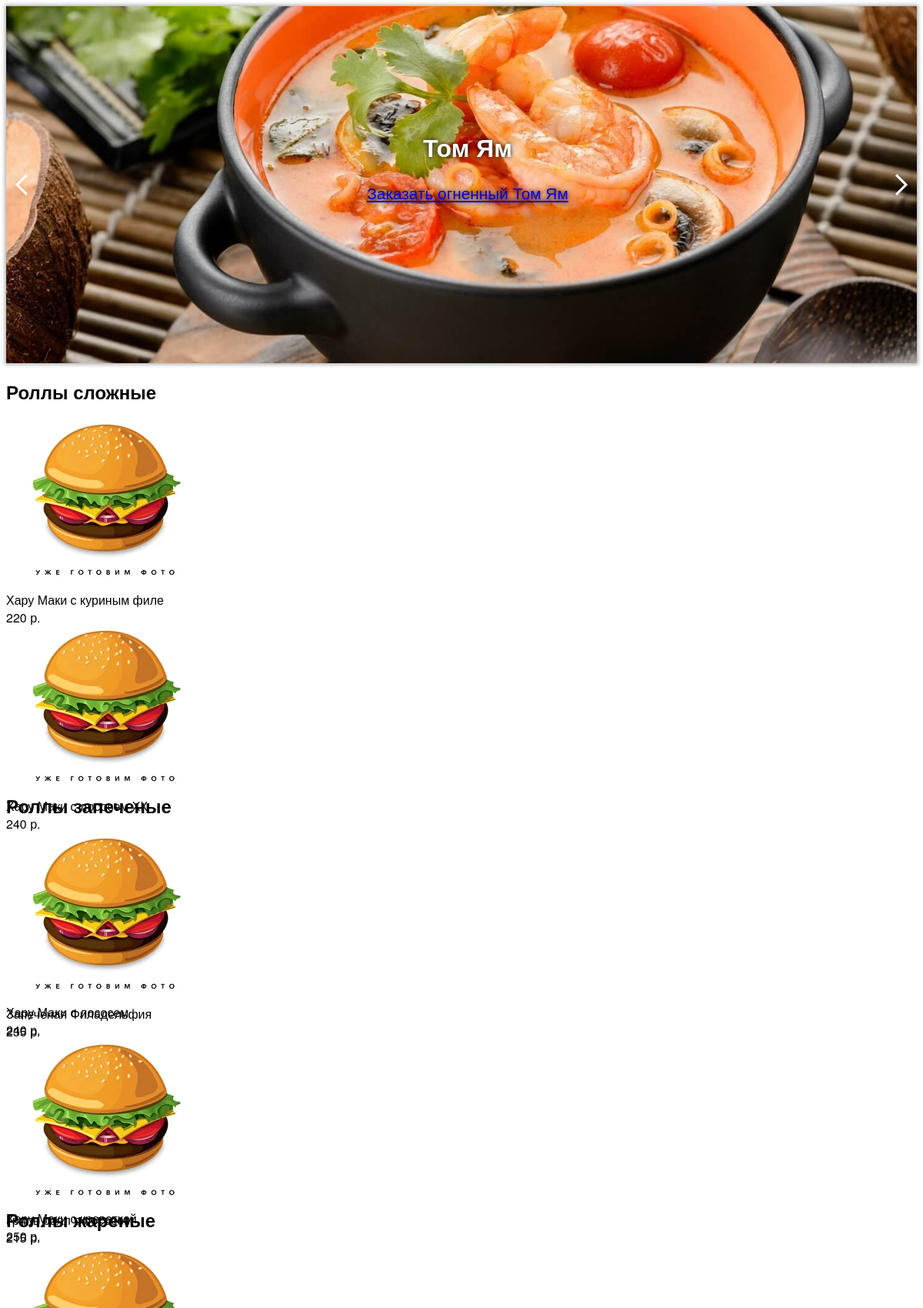
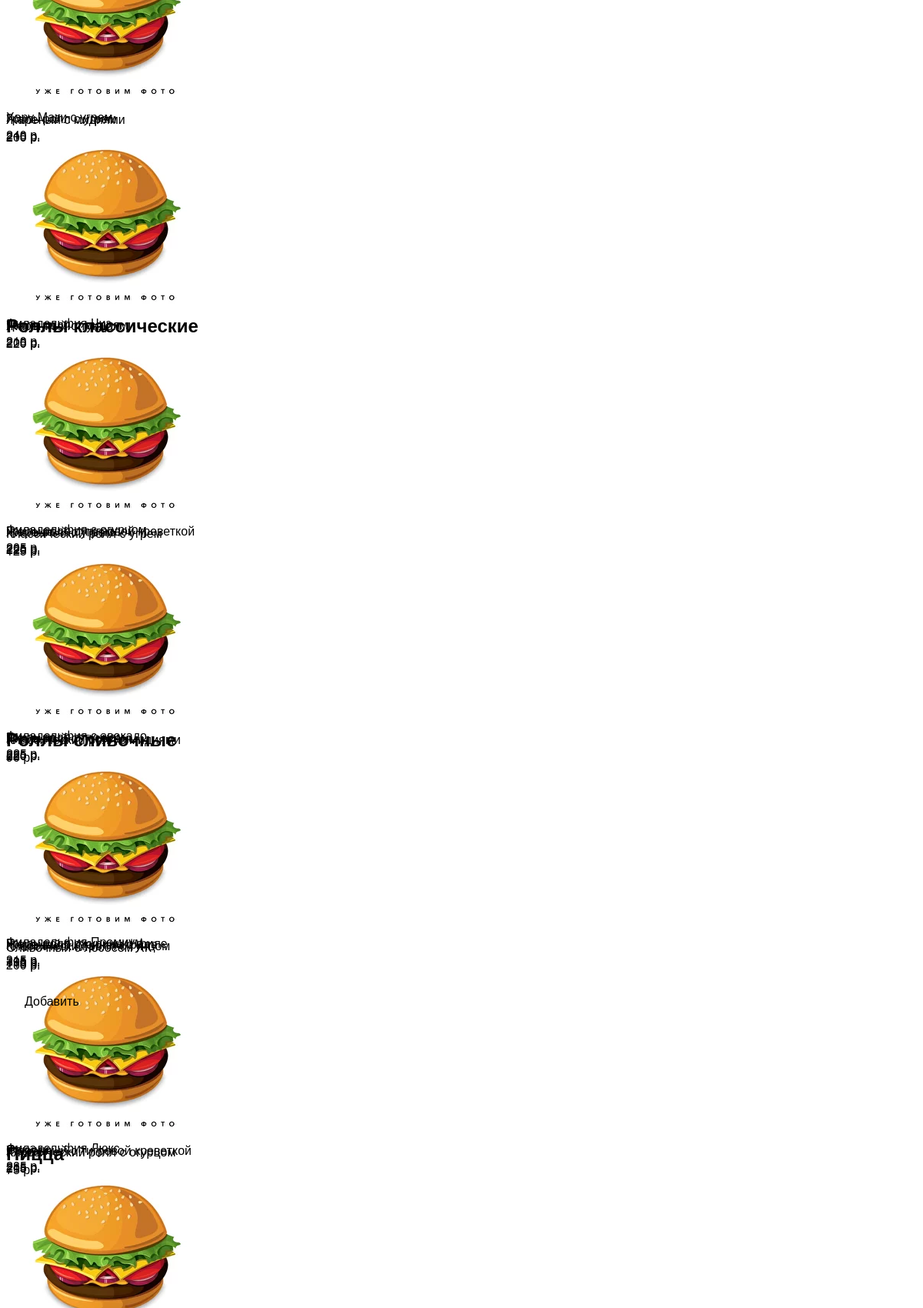
The page /index-old.php (upper part) on the database its author committed (2 pictures, top to bottom).
### tables this page shows
CREATE TABLE `dishes_chapters` (
  `chapter_id` int(11) NOT NULL,
  `chapter_num` int(11) NOT NULL DEFAULT 0,
  `chapter_title` varchar(32) NOT NULL,
  `chapter_desc` text NOT NULL,
  `chapter_disabled` int(1) NOT NULL DEFAULT 0,
  `chapter_date` timestamp NOT NULL DEFAULT current_timestamp(),
  `chapter_date_edit` timestamp NOT NULL DEFAULT current_timestamp() ON UPDATE current_timestamp()
);

CREATE TABLE `dishes` (
  `dish_id` int(11) NOT NULL,
  `dish_fid` int(11) NOT NULL,
  `dish_chapter` int(11) NOT NULL,
  `dish_num` int(11) NOT NULL,
  `dish_photos` varchar(2048) NOT NULL,
  `dish_name` varchar(64) NOT NULL,
  `dish_desc` text NOT NULL,
  `dish_structure` varchar(256) NOT NULL,
  `dish_weight` int(11) NOT NULL,
  `dish_price` int(11) NOT NULL,
  `dish_date` timestamp NOT NULL DEFAULT current_timestamp(),
  `dish_date_edit` timestamp NOT NULL DEFAULT current_timestamp() ON UPDATE current_timestamp()
);

CREATE TABLE `dishes_variants` (
  `variant_id` int(11) NOT NULL,
  `variant_did` int(11) NOT NULL,
  `variant_fid` int(11) NOT NULL,
  `variant_name` varchar(64) NOT NULL,
  `variant_diameter` int(11) NOT NULL,
  `variant_weight` int(11) NOT NULL,
  `variant_price` int(11) NOT NULL,
  `variant_date` timestamp NOT NULL DEFAULT current_timestamp(),
  `variant_date_edit` timestamp NOT NULL DEFAULT current_timestamp() ON UPDATE current_timestamp()
);

### db.php (called while the page is built, shortened)
<?php
$hash = rand(100000,999999);
?>

### index-old.php (the view, shortened to what this page needs)
<?php
include 'db.php';
include 'head.php';
echo '<div class="block-slider">';
	echo '<div class="slider-left"></div>';
	echo '<div class="slider-right"></div>';
	echo '<div class="sliders-overflow">';
	echo '<div class="sliders">';
		echo '<div slider="1" style="background-image: url(../images/slider1.jpg)">';
			echo '<div class="block-wrapper">';
				echo '<h1>Том Ям</h1>';
				echo '<a href="#" class="btn">Заказать огненный Том Ям</a>';
			echo '</div>';
		echo '</div>';
	echo '</div>';
	echo '</div>';
echo '</div>';
$variants = Array();
$query_variants = mysqli_query($link, "SELECT * FROM dishes_variants ORDER BY variant_price");
while($row = mysqli_fetch_assoc($query_variants)){
	$variants[$row['variant_did']][] = $row;
}
$query_chapters = mysqli_query($link, "SELECT * FROM dishes_chapters WHERE chapter_num<>0 OR chapter_id=0 ORDER BY chapter_num");
while($chapter = mysqli_fetch_assoc($query_chapters)){
	$query_dishes = mysqli_query($link, "SELECT * FROM dishes WHERE dish_chapter='".$chapter['chapter_id']."'");
	if(mysqli_num_rows($query_dishes)>0 AND ($chapter['chapter_id']!=0 OR $_SESSION['user_id'])){
		echo '<h2>'.$chapter['chapter_title'].'</h2>';
		echo '<div class="block-wrapper">';
		while($dish = mysqli_fetch_assoc($query_dishes)){
			echo '<div class="dish-box" dish-fid="'.$dish['dish_fid'].'" chapter-id="'.$chapter['chapter_id'].'">';
				echo '<div class="dish-wrapper cart-elem">';
					$dish['dish_photo'] = ($dish['dish_photos']?explode(', ',$dish['dish_photos'])[0]:'images/dish.png');
					echo '<div class="dish-img"><img src="'.($dish['dish_photos']?explode(', ',$dish['dish_photos'])[0]:'images/dish.png').'"></div>';
					echo '<div class="dish-name">'.$dish['dish_name'].'</div>';
					echo '<div class="dish-price">'.($variants[$dish['dish_id']]?$variants[$dish['dish_id']][0]['variant_price']:$dish['dish_price']).' р.</div>';
					if($dish['dish_chapter']>5)
						echo '<div class="btn cart-light-add">Добавить</div>';
				echo '</div>';
			echo '</div>';
		}
		echo '</div>';
	}
};
include 'footer.php';
?>

### head.php (shortened to what this page needs)
<!DOCTYPE html>
<html lang="ru"><head><meta http-equiv="Content-Type" content="text/html; charset=UTF-8">
    <link rel="stylesheet" href="//code.jquery.com/ui/1.12.1/themes/base/jquery-ui.css">
    <link rel="stylesheet" href="style/cart.css<?php echo '?'.$hash ?>">

### footer.php (shortened to what this page needs)
</body></html>

### style/cart.css (style rules this page uses)
[class*="block-"] { position: relative; }
[slider], .sliders, .block-wrapper { height: 29em; }
.block-slider { text-align: center; color: #fff; box-shadow: 0 0 0.3em 0.1em rgba(0,0,0,.3); text-shadow: 0 0 0.4em rgb(0 0 0); }
.sliders-overflow { height: 29em; overflow: hidden; }
.sliders { width: auto; white-space: nowrap; }
[slider] { display: inline-block; width: 100vw; background-size: 100% auto; background-repeat: no-repeat; background-position: center; position: relative; vertical-align: middle; }
.block-slider .block-wrapper { padding: 4em 0; }
.block-slider h1 { color: #fff; margin-top: 3em; }
.block-slider .btn { margin-top: 2em; font-size: 1.3em; }
.slider-left, .slider-right { width: 40px; position: absolute; top: 0; bottom: 0; left: 0; right: 0; background-size: 2em; background-repeat: no-repeat; background-position: center; cursor: pointer; z-index: 99; }
.slider-left { right: auto; background-image: url(../images/left.png); }
.slider-right { left: auto; background-image: url(../images/right.png); }
.cart-elem { cursor: pointer; }
.cart-elem .btn { margin-top: 1em; font-size: 1em; padding: .5em 1.5em; }

### rows shown on the page
dishes_chapters: chapter_title "Роллы сложные"
dishes: dish_name "Хару Маки с куриным филе", dish_price "220"
dishes: dish_name "Хару Маки с лососем ХК", dish_price "240"
dishes: dish_name "Хару Маки с лососем", dish_price "240"
dishes: dish_name "Хару Маки с креветкой", dish_price "250"
dishes: dish_name "Хару Маки с угрем", dish_price "240"
dishes: dish_name "Филадельфия Чиз", dish_price "210"
dishes: dish_name "Филадельфия с огурцом", dish_price "205"
dishes: dish_name "Филадельфия с авокадо", dish_price "225"
dishes: dish_name "Филадельфия Премиум", dish_price "315"
dishes: dish_name "Филадельфия Люкс", dish_price "285"
dishes_chapters: chapter_title "Роллы запеченые"
dishes: dish_name "Запеченая Филадельфия", dish_id.variant_price "235"
dishes: dish_name "Гриль ролл с лососем", dish_price "215"
dishes: dish_name "Гриль ролл с угрем", dish_price "215"
dishes: dish_name "Гриль ролл с мидиями", dish_price "205"
dishes: dish_name "Гриль ролл с тигровой креветкой", dish_price "225"
dishes: dish_name "Гриль ролл с тунцом", dish_price "225"
dishes: dish_name "Гриль ролл с куриным филе", dish_price "205"
dishes: dish_name "Сакуми", dish_id.variant_price "215"
dishes_chapters: chapter_title "Роллы жареные"
dishes: dish_name "Жареный с мидиями", dish_price "200"
dishes: dish_name "Жаренный с тунцом", dish_price "220"
dishes: dish_name "Жаренный с угрем", dish_price "220"
dishes: dish_name "Жаренный с лососем", dish_price "220"
dishes: dish_name "Жареный с куриным филе", dish_price "190"
dishes: dish_name "Жаренный с тигровой креветкой", dish_price "205"
dishes_chapters: chapter_title "Роллы классические"
dishes: dish_name "Классический ролл с угрем", dish_id.variant_price "125"
dishes: dish_name "Классический ролл с мидиями", dish_id.variant_price "90"
dishes: dish_name "Классический ролл с тунцом", dish_price "113"
dishes: dish_name "Классический ролл с огурцом", dish_id.variant_price "75"
dishes_chapters: chapter_title "Роллы сливочные"
dishes: dish_name "Сливочный с лососем ХК", dish_id.variant_price "200", dish_chapter "Добавить"
dishes_chapters: chapter_title "Пицца"
